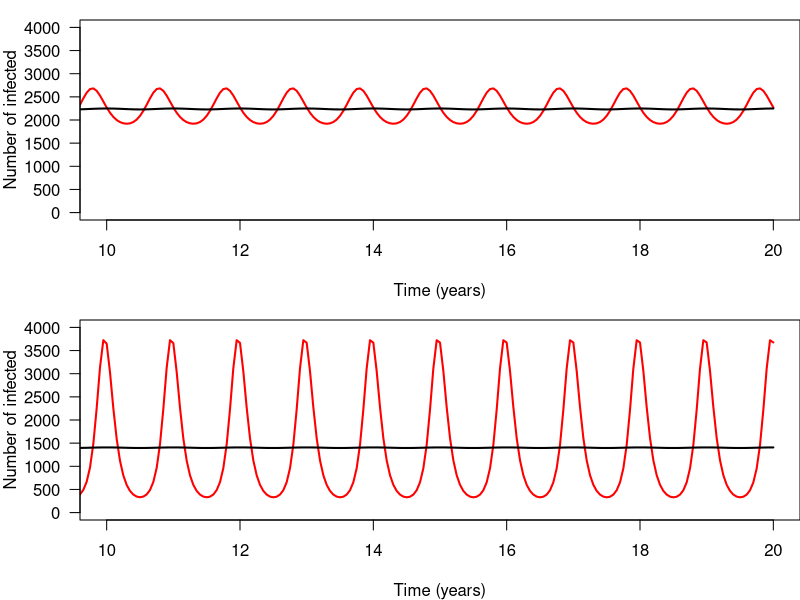

This figure's R source:
# Dominic_liveCoding.R
# Day 1: Modelling for fundamental insight into disease transmission
# SACEMA-UNITID Epidemiological Modelling Workshop
# University of Narobi, Nairobi, Kenya, 8-11 April 2019
#
# Emanuel Dominic, 2019
#
# Code to reproduce Figure 1 of:
# Dushoff et al. (2004) Dynamical resonance can account for seasonality of influenza epidemics.
# PNAS 101(48): 16915–16916

rm(list=ls())

# Libraries ---------------------------------------------------------------
library(deSolve)

# Model functions ---------------------------------------------------------

sirs <- function(t,y,parms){
  # with function gives access to param values within the local environment
  with(as.list(c(y,parms)),{
    
    betat <- beta.t(beta0, beta1, t)
    
    dSdt <- (N-I-S)/LL - betat*I*S/N
    dIdt <- betat*I*S/N - I/DD #don't need to specify dRdt because population is fixed
    
    output <- c(dSdt, dIdt)
    return(list(output))
  })
}

beta.t <- function(beta0, beta1, t){
  beta0 * (1+ beta1*cos(2*pi*t))
}

endemicEq <- function(parms){
  with(as.list(parms),{
    S.star <- N/(beta0 * DD)
    I.star <- (N-S.star)/(1+LL/DD)
    return(c(S = S.star, I = I.star))
  })
}

R0.t <- function(beta0, beta1, t, D){
  beta.t(beta0, beta1, t) * D
}

intrinsicT <- function(parms){
  with(as.list(parms),{
    t <- 2*pi*sqrt(DD*LL/(beta0*DD - 1))
    return(t)
  })
}
# Variables and parameters ------------------------------------------------

fig1A <- c(N = 500000,
           LL = 4,
           DD = 0.02,
           beta0 = 500,
           beta1 = 0.04)

fig1B <- c(N = 500000,
           LL = 8,
           DD = 0.025,
           beta0 = 400,
           beta1 = 0.04)

init1A <- endemicEq(fig1A)
init1A #does not aad up to 500000 because R is omitted

init1B <- endemicEq(fig1B)
init1B #does not add up to 500000 because R is omitted

time.out <- seq(0,20, 0.05)


# Figure 1a: numerical integration and visualisation ----------------------

?lsoda

sirs.out.fig1A <- lsoda(y = init1A,
                        times = time.out,
                        func = sirs,
                        parms = fig1A)
head(sirs.out.fig1A)
sirs.out.fig1A.df <- data.frame(sirs.out.fig1A)

par(mfcol = c(2,1), mar=c(4,4,1,0)) #par combine multiple plots in 1 graph, mar to set margins

plot(x = sirs.out.fig1A.df$time, y = sirs.out.fig1A.df$I,
     xlab = "Time (years)",
     ylab = "Number of infected",
     xlim = c(10,20),
     ylim = c(0,4000),
     col = "red",
     lwd = 2,
     type = "l",
     yaxt = "none") #turn of y axis

axis(side = 2,seq(0,4000,4000/8), las=1)#las = 1 means ticks are horizontal


with(as.list(fig1A), {
  S.star.t <- N / R0.t(beta0, beta1, time.out, DD)
  I.star.t <- (N - S.star.t)/(1+LL/DD)
  lines(x= sirs.out.fig1A.df$time, y = I.star.t, lwd = 2)
})



# Figure 1b: numerical integration and visualisation ----------------------

sirs.out.fig1B <- lsoda(y = init1B,
                        times = time.out,
                        func = sirs,
                        parms = fig1B)
head(sirs.out.fig1B)
sirs.out.fig1B.df <- data.frame(sirs.out.fig1B)

plot(x = sirs.out.fig1B.df$time, y = sirs.out.fig1B.df$I,
     xlab = "Time (years)",
     ylab = "Number of infected",
     xlim = c(10,20),
     ylim = c(0,4000),
     col = "red",
     lwd = 2,
     type = "l",
     yaxt = "none")

axis(side = 2,seq(0,4000,4000/8), las=1)#las = 1 means ticks are horizontal

with(as.list(fig1B), {
  S.star.t <- N / R0.t(beta0, beta1, time.out, DD)
  I.star.t <- (N - S.star.t)/(1+LL/DD)
  lines(x= time.out, y = I.star.t, lwd = 2)
})


intrinsicT(fig1A)
intrinsicT(fig1B)


# coding challenge assignment--------------------------------------------------------


solution2 <- function(ts, start.t=round(length(ts)/2)){
  tmp = ts[start.t:length(ts)]
  paek=max(tmp)
  trough=min(tmp)
  ratio=peak/trough
  return(c(peak=peak, trough=trough,ratio=ratio))
}
